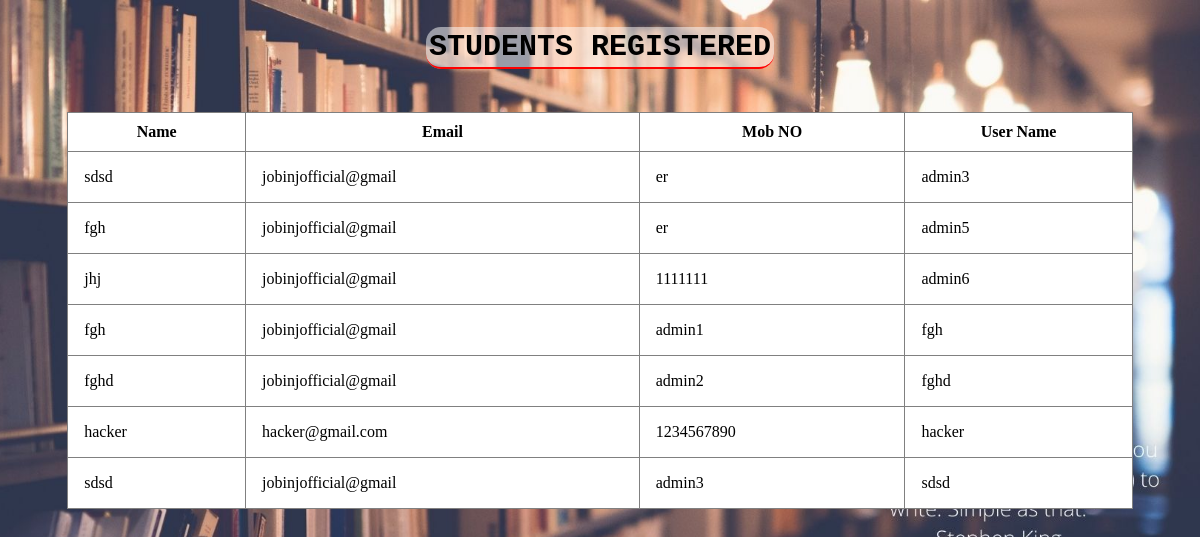
/admin/view_student.php (signed in), run on the app's committed database.
### tables this page shows
CREATE TABLE `user_details` (
  `name` varchar(20) NOT NULL,
  `email` varchar(20) NOT NULL,
  `mobile` varchar(20) NOT NULL,
  `user` varchar(20) NOT NULL
);

### admin/view_student.php (the view, shortened to what this page needs)
<html lang="en">
<head>
<link href="library/table.css" type="text/css" rel="stylesheet">
</head>
<body>
    <h2 class="main-head"><b class="b-head">Students registered</b></h2>
</body>
</html>
<?php
    $con = Mysqli_Connect("localhost","root","","library_management");
    if(!$con){
        echo "Connection error !";
    }
    else{
        $query = "select * from user_details";
        $values = mysqli_query($con,$query);
        echo '<table border="1" style="margin-left:auto;margin-right:auto;margin-top:3em;border-collapse:collapse;"><th>Name</th><th>Email</th><th>Mob NO</th><th>User Name</th>';
        if(mysqli_num_rows($values)){
                while($row=mysqli_fetch_assoc($values)){
                    echo '<tr>';
                        echo '<td>';
                            echo $row["name"];
                        echo '</td>';
                        echo '<td>';
                            echo $row["email"];
                        echo '</td>';
                        echo '<td>';
                            echo $row["mobile"];
                        echo '</td>';
                        echo '<td>';
                            echo $row["user"];
                        echo '</td>';
                    echo '</tr>';
                }
        }
        else{
                echo "error".$query.mysqli_error($con);
        }
    }
?>

### admin/library/table.css (style rules this page uses)
table { width:90%; margin-left: auto; margin-right: auto; }
tr,td { padding:10px; background-color:white; color:black; }
th { background-color:white; color:black; padding:10px; }
body { background: url(../../images/bg.jpg); background-position:center; background-repeat: no-repeat; background-attachment: fixed; background-size: cover; background-color: #464646; }

### admin/view_student.php (style rules this page uses)
tr,td { padding:1em; }
.main-head { text-align:center; font-family:Courier New; margin-top:1em; font-size:30px; }
.b-head { background:rgba(255,255,255,.5); color:black; padding:3px; border-radius:15px; text-transform:uppercase; border-bottom:2px solid red; }

### data on the page
user_details: name "sdsd", email "jobinjofficial@gmail", mobile "er", user "admin3"
user_details: name "fgh", email "jobinjofficial@gmail", mobile "er", user "admin5"
user_details: name "jhj", email "jobinjofficial@gmail", mobile "1111111", user "admin6"
user_details: name "fgh", email "jobinjofficial@gmail", mobile "admin1", user "fgh"
user_details: name "fghd", email "jobinjofficial@gmail", mobile "admin2", user "fghd"
user_details: name "hacker", email "hacker@gmail.com", mobile "1234567890", user "hacker"
user_details: name "sdsd", email "jobinjofficial@gmail", mobile "admin3", user "sdsd"
